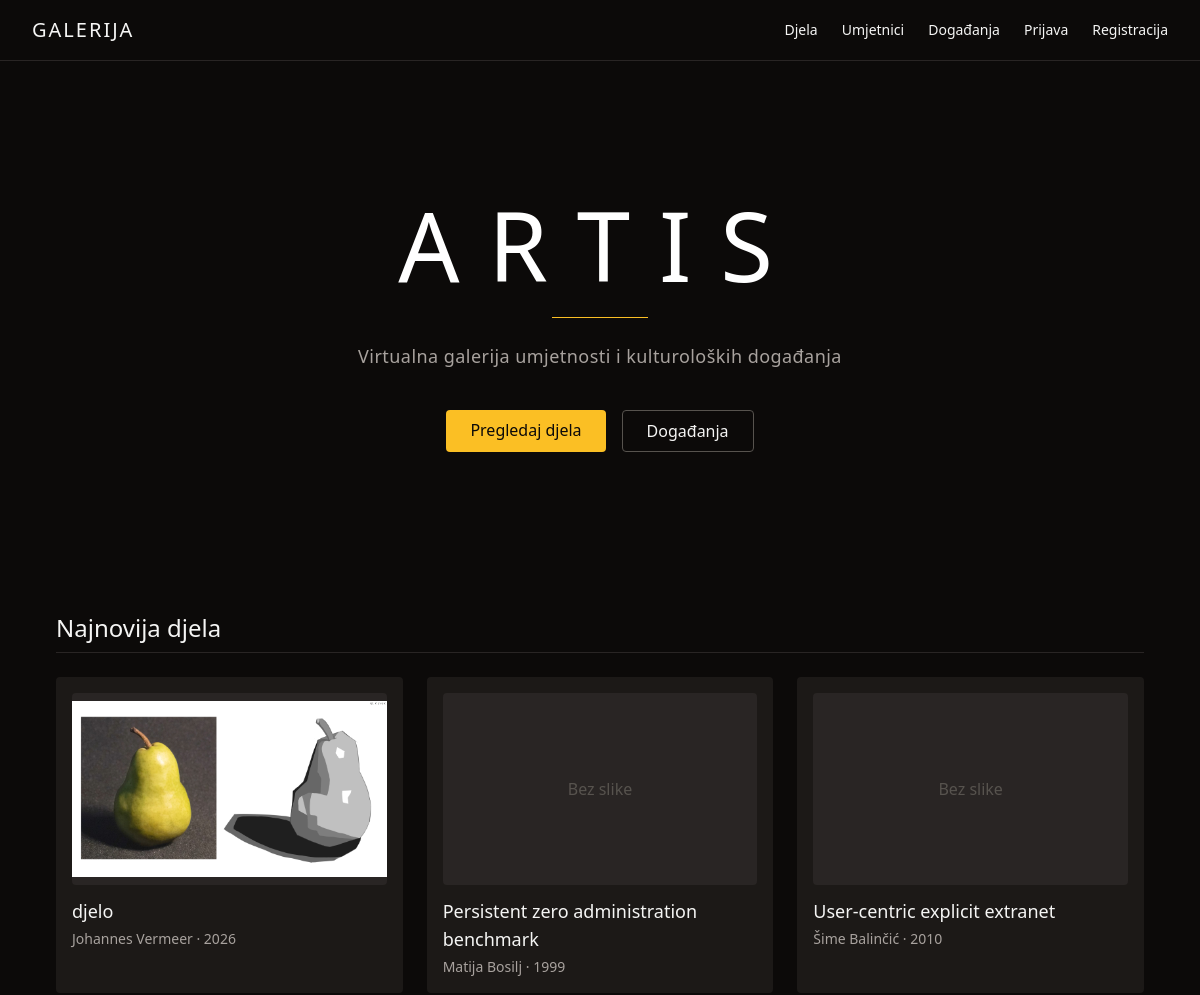
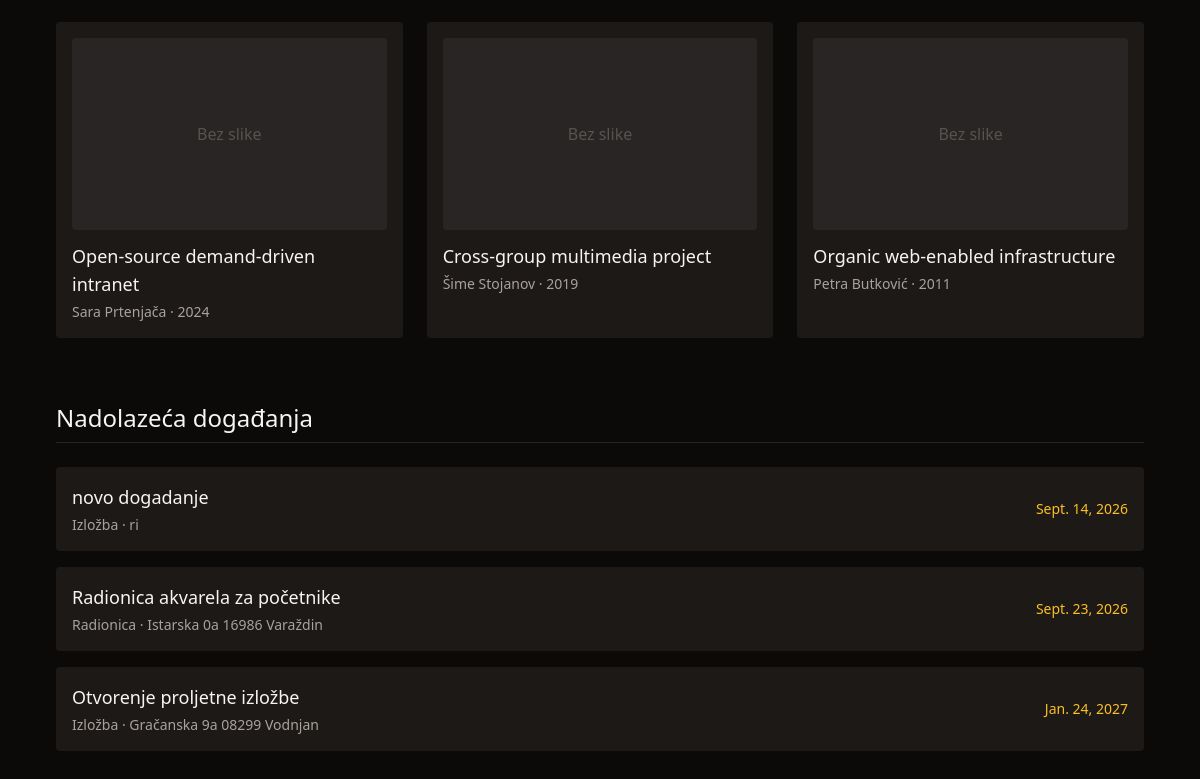
The page / on the database its author committed (2 pictures, top to bottom).
### gallery/models.py (models this page shows, shortened)
class Artwork(models.Model):
    MEDIUM_CHOICES = [
        ('oil', 'Ulje na platnu'),
        ('watercolor', 'Akvarel'),
        ('digital', 'Digitalna umjetnost'),
        ('sculpture', 'Skulptura'),
        ('photography', 'Fotografija'),
    ]
    title = models.CharField(max_length=200)
    artist = models.ForeignKey(Artist, on_delete=models.CASCADE, related_name='artworks')
    medium = models.CharField(max_length=20, choices=MEDIUM_CHOICES)
    year = models.IntegerField()
    description = models.TextField()
    image = models.ImageField(upload_to='artworks/', blank=True)
    price = models.DecimalField(max_digits=10, decimal_places=2, null=True, blank=True)
    is_available = models.BooleanField(default=True)
    created_at = models.DateTimeField(auto_now_add=True)

class Artist(models.Model):
    name = models.CharField(max_length=200)
    bio = models.TextField()
    nationality = models.CharField(max_length=100)
    birth_year = models.IntegerField()
    website = models.URLField(blank=True)
    image = models.ImageField(upload_to='artists/', blank=True)
    created_at = models.DateTimeField(auto_now_add=True)

class Event(models.Model):
    EVENT_TYPE = [
        ('exhibition', 'Izložba'),
        ('workshop', 'Radionica'),
        ('lecture', 'Predavanje'),
        ('concert', 'Koncert'),
    ]
    title = models.CharField(max_length=200)
    event_type = models.CharField(max_length=20, choices=EVENT_TYPE)
    description = models.TextField()
    location = models.CharField(max_length=300)
    date = models.DateField()
    start_time = models.TimeField()
    capacity = models.IntegerField()
    is_free = models.BooleanField(default=False)
    artworks = models.ManyToManyField(Artwork, blank=True, related_name='events')
    created_at = models.DateTimeField(auto_now_add=True)

### gallery/views.py (the view)
# urls.py: path('', views.home_view, name='home'),
def home_view(request):
    return render(request, 'gallery/home.html', {
        'recent_artworks': Artwork.objects.order_by('-created_at')[:6],
        'upcoming_events': Event.objects.order_by('date')[:3],
    })

### gallery/templates/gallery/home.html (shortened to what this page needs)
{% extends 'gallery/base.html' %}
{% block content %}
<div class="text-center py-24">
    <h1 class="text-8xl font-thin tracking-[0.3em] uppercase mb-6 text-white">Artis</h1>
    <div class="w-24 h-px bg-amber-400 mx-auto mb-6"></div>
    <p class="text-stone-400 text-lg mb-10 tracking-wide">Virtualna galerija umjetnosti i kulturoloških događanja</p>
    <div class="flex justify-center gap-4">
        <a href="{% url 'artwork-list' %}" class="bg-amber-400 text-stone-950 px-6 py-2 rounded hover:bg-amber-300 transition">Pregledaj djela</a>
        <a href="{% url 'event-list' %}" class="border border-stone-600 px-6 py-2 rounded hover:border-amber-400 transition">Događanja</a>
    </div>
</div>
<div class="mt-16">
    <h2 class="text-2xl font-light mb-6 border-b border-stone-800 pb-2">Najnovija djela</h2>
    <div class="grid grid-cols-1 md:grid-cols-3 gap-6">
        {% for artwork in recent_artworks %}
        <div class="bg-stone-900 rounded p-4 hover:border hover:border-amber-400 transition">
            {% if artwork.image %}
                <img src="{{ artwork.image.url }}" class="w-full h-48 object-contain bg-stone-800 rounded mb-3">
            {% else %}
                <div class="w-full h-48 bg-stone-800 rounded mb-3 flex items-center justify-center text-stone-600">Bez slike</div>
            {% endif %}
            <a href="{% url 'artwork-detail' artwork.pk %}" class="text-lg hover:text-amber-400 transition">{{ artwork.title }}</a>
            <p class="text-stone-400 text-sm mt-1">{{ artwork.artist.name }} · {{ artwork.year }}</p>
        </div>
        {% empty %}
        <p class="text-stone-500">Nema dostupnih djela. <a href="{% url 'artwork-create' %}" class="text-amber-400">Dodaj prvo djelo.</a></p>
        {% endfor %}
    </div>
</div>
<div class="mt-16">
    <h2 class="text-2xl font-light mb-6 border-b border-stone-800 pb-2">Nadolazeća događanja</h2>
    <div class="flex flex-col gap-4">
        {% for event in upcoming_events %}
        <div class="bg-stone-900 rounded p-4 flex justify-between items-center">
            <div>
                <a href="{% url 'event-detail' event.pk %}" class="text-lg hover:text-amber-400 transition">{{ event.title }}</a>
                <p class="text-stone-400 text-sm mt-1">{{ event.get_event_type_display }} · {{ event.location }}</p>
            </div>
            <span class="text-amber-400 text-sm">{{ event.date }}</span>
        </div>
        {% empty %}
        <p class="text-stone-500">Nema nadolazećih događanja.</p>
        {% endfor %}
    </div>
</div>
{% endblock %}

### gallery/templates/gallery/base.html (shortened to what this page needs)
<!DOCTYPE html>
<html lang="hr">
<head>
    <script src="https://cdn.tailwindcss.com"></script>
</head>
<body class="bg-stone-950 text-stone-100 min-h-screen">
    <nav class="border-b border-stone-800 px-8 py-4 flex justify-between items-center">
        <a href="{% url 'home' %}" class="text-xl font-light tracking-widest uppercase">Galerija</a>
        <div class="flex gap-6 text-sm">
            <a href="{% url 'artwork-list' %}" class="hover:text-amber-400 transition">Djela</a>
            <a href="{% url 'artist-list' %}" class="hover:text-amber-400 transition">Umjetnici</a>
            <a href="{% url 'event-list' %}" class="hover:text-amber-400 transition">Događanja</a>
            {% if user.is_authenticated %}
            <a href="{% url 'my-collection' %}" class="hover:text-amber-400 transition">Moja kolekcija</a>
            <a href="{% url 'logout' %}" class="hover:text-amber-400 transition">Odjava ({{ user.username }})</a>
            {% else %}
            <a href="{% url 'login' %}" class="hover:text-amber-400 transition">Prijava</a>
            <a href="{% url 'register' %}" class="hover:text-amber-400 transition">Registracija</a>
            {% endif %}
        </div>
    </nav>
    <main class="px-8 py-10 max-w-6xl mx-auto">
        {% block content %}{% endblock %}
    </main>
</body>
</html>

### rows shown on the page
Artwork: image (picture), title "djelo", artist.name "Johannes Vermeer", year "2026"
Artwork: image "Bez slike", title "Persistent zero administration benchmark", artist.name "Matija Bosilj", year "1999"
Artwork: image "Bez slike", title "User-centric explicit extranet", artist.name "Šime Balinčić", year "2010"
Artwork: image "Bez slike", title "Open-source demand-driven intranet", artist.name "Sara Prtenjača", year "2024"
Artwork: image "Bez slike", title "Cross-group multimedia project", artist.name "Šime Stojanov", year "2019"
Artwork: image "Bez slike", title "Organic web-enabled infrastructure", artist.name "Petra Butković", year "2011"
Event: title "novo dogadanje", event_type "Izložba", location "ri", date "Sept. 14, 2026"
Event: title "Radionica akvarela za početnike", event_type "Radionica", location "Istarska 0a 16986 Varaždin", date "Sept. 23, 2026"
Event: title "Otvorenje proljetne izložbe", event_type "Izložba", location "Gračanska 9a 08299 Vodnjan", date "Jan. 24, 2027"
